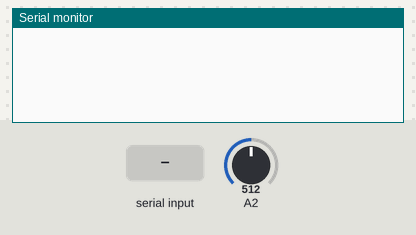
A sketch run on a simulated Arduino Uno, built with avr-gcc and run on an emulated ATmega328P. On the bench: the last lines printed to the serial monitor. The inputs (shaded band) are chosen by the test bench; at power-on: A2 = 512.

Above: at 1.2 s.
1.3 s: "e" received over Serial
At 2.1 s:
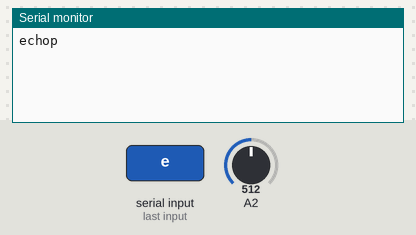
2.8 s: "r" received over Serial
At 3.9 s:
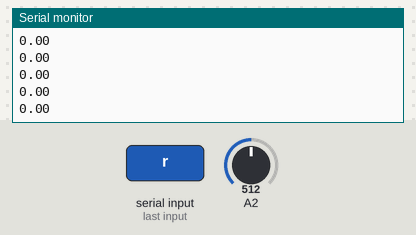

Measured:
- after the input at 1.3 s, the serial monitor: prints a new line at once (image 1)
- after the input at 2.8 s, the serial monitor: prints a new line after 0.21 s (image 2)

The sketch:

arduino-pitaco.ino
```cpp
/*
 * Pitaco Serial Connection - MPX5010DP
 * https://github.com/huenato/iblueit
 */

#define SAMPLESIZE 100
#define MOVING_AVERAGE true
#define DEBUG false

bool isCalibrated = false;
float calibrationValue = 0.0;
void Calibrate()
{

#if MOVING_AVERAGE
	for(int i = 0; i < SAMPLESIZE;i++)
	{
		//band-aid fix: this will force the sensor to populate the moving average array before using it
		ReadSensor();
	}
	calibrationValue = ReadSensor();
#else
	float sum = 0.0;

	for (i = 0; i < SAMPLESIZE; i++)
		sum += voutToPa(digitalToVout(analogRead(A2)));

	calibrationValue = sum / SAMPLESIZE;
#endif

	isCalibrated = true;
}

#if MOVING_AVERAGE

float vals[SAMPLESIZE];
long sum = 0;
float value;
float ReadSensor()
{
	value = voutToPa(digitalToVout(analogRead(A2)));

	for (int i = SAMPLESIZE - 1; i > 0; i--)
	{
		vals[i] = vals[i - 1];
	}

	vals[0] = value;

	sum = 0;

	for (int i = 0; i < SAMPLESIZE; i++)
	{
		sum = sum + vals[i];
	}

	return sum / SAMPLESIZE;
}

#else

float diffPressure = 0.0;
int i = 0;
float ReadSensor()
{
	diffPressure = 0.0;

	for (i = 0; i < SAMPLESIZE; i++)
		diffPressure += voutToPa(digitalToVout(analogRead(A2)));

	return diffPressure / SAMPLESIZE;
}

#endif

bool isSampling = false;
void ListenCommand(char cmd)
{
	//ECHO
	if (cmd == 'e' || cmd == 'E')
		Serial.println("echop");

	//READ SAMPLES
	else if (cmd == 'r' || cmd == 'R')
		isSampling = true;

	//FINISH READ
	else if (cmd == 'f' || cmd == 'F')
	{
		isSampling = false;
		isCalibrated = false;
	}

	//CALIBRATE
	else if (cmd == 'c' || cmd == 'C')
		isCalibrated = false;
}

void setup()
{
	Serial.begin(115200);
}

void loop()
{
#if DEBUG
	isSampling = true;
#endif

	if (Serial.available() > 0)
		ListenCommand(Serial.read());

	if (isSampling && !isCalibrated)
		Calibrate();

	if (isSampling && isCalibrated)
		Serial.println(ReadSensor() - calibrationValue);
}

/**
   Sensor Transformations
   Range 0.2V = 0 kPa to 4.7V = 10.0 kPa
   https://github.com/AdamVStephen/gem-water-level-gauge/blob/master/WaterLevelSensor/WaterLevelSensor.ino
*/

const float VCC = 5.0;
const float MAX_KPA = 10.0;
const float COEFF_LIN_KPA = 0.09;
const float COEFF_OFFSET_KPA = 0.04;
// Min Vout 0.2 for standard values above
const float MIN_VOUT = (VCC * COEFF_OFFSET_KPA);
// Max Vout 4.7 for standard values above
const float MAX_VOUT = (VCC * ((COEFF_LIN_KPA * MAX_KPA) + COEFF_OFFSET_KPA));

float voutToKPa(float v)
{
	return (v - MIN_VOUT) / (VCC * COEFF_LIN_KPA);
}

float digitalToVout(long d)
{
	return (VCC * d) / 1023.0;
}

float voutToPa(float v)
{
	return 1000.0 * voutToKPa(v);
}
```
